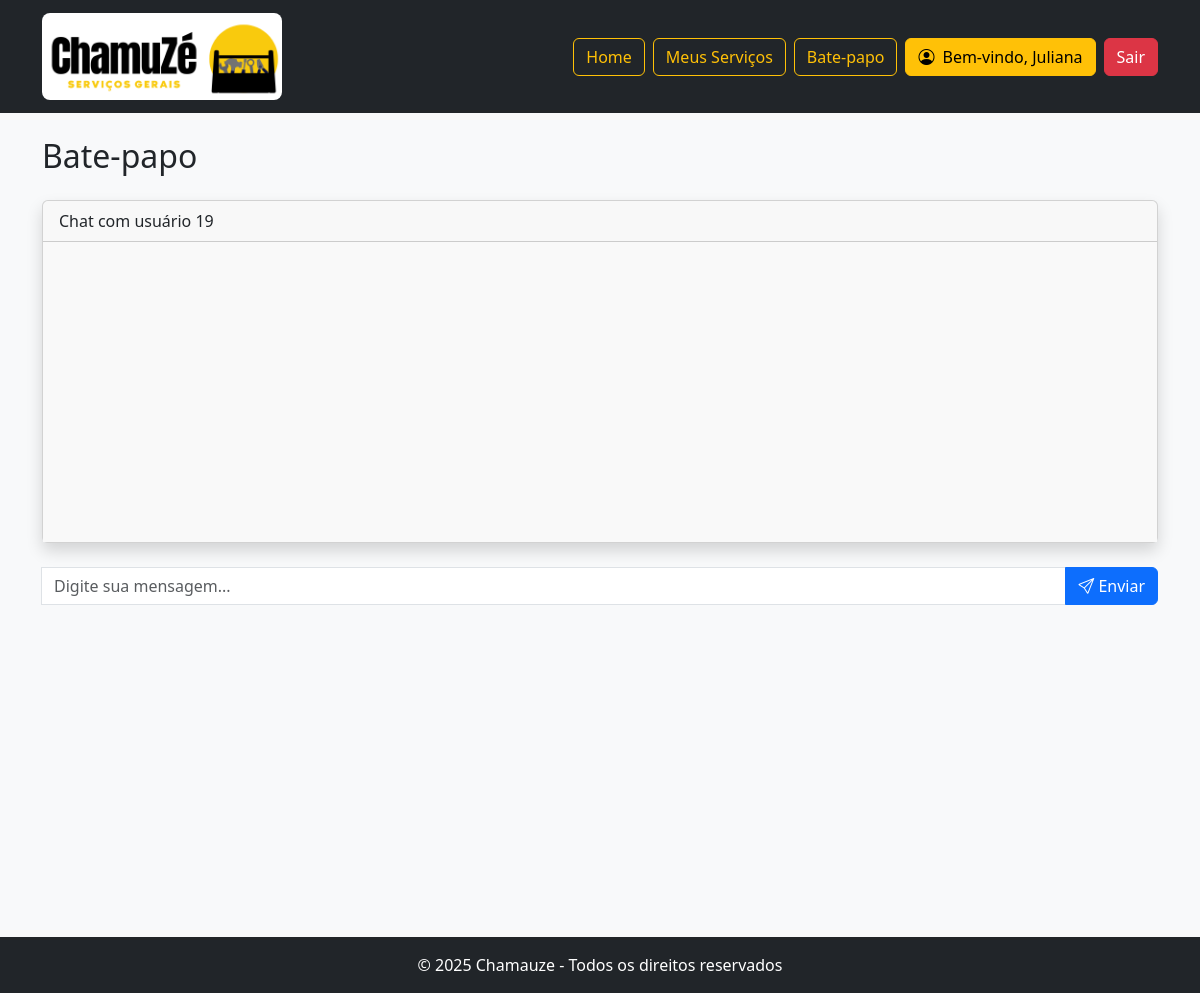
The page /config/chat.php?id_destinatario=19 (signed in) on the database as committed earlier.
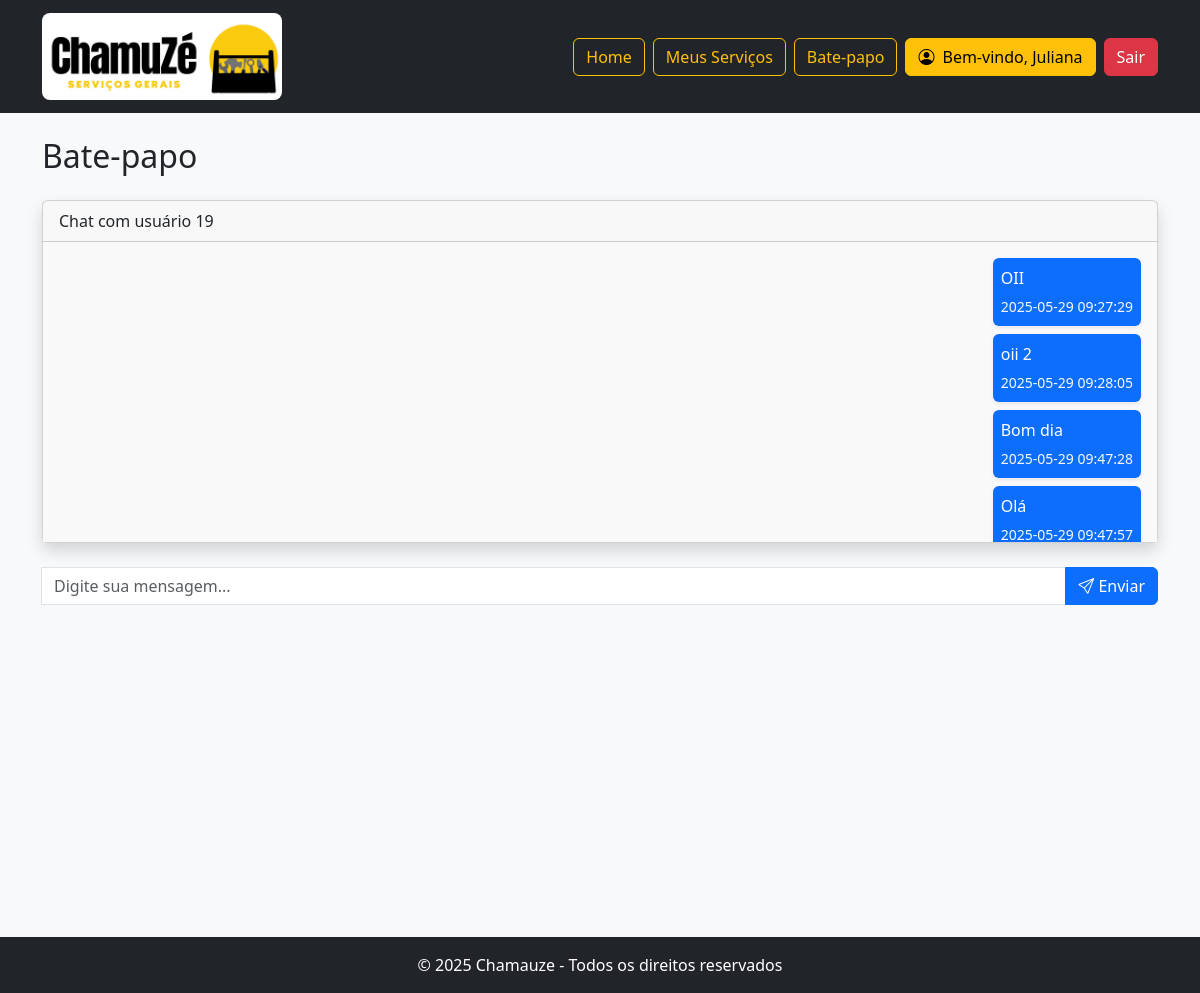
The same page on the database as committed later.
### tables this page shows
CREATE TABLE `mensagem` (
  `id_mensagem` int(11) NOT NULL AUTO_INCREMENT,
  `id_remetente` int(11) NOT NULL,
  `id_destinatario` int(11) NOT NULL,
  `mensagem` text NOT NULL,
  `data_envio` datetime DEFAULT current_timestamp(),
  PRIMARY KEY (`id_mensagem`),
  KEY `id_remetente` (`id_remetente`),
  KEY `id_destinatario` (`id_destinatario`),
  CONSTRAINT `mensagem_ibfk_1` FOREIGN KEY (`id_remetente`) REFERENCES `usuario` (`id_usuario`) ON DELETE CASCADE,
  CONSTRAINT `mensagem_ibfk_2` FOREIGN KEY (`id_destinatario`) REFERENCES `usuario` (`id_usuario`) ON DELETE CASCADE
);

### helpers/biblioteca.php (called while the page is built, shortened)
<?php
$conexao = conectaDB();
function buscarMensagensDoChatNoBanco($id_remetente, $id_destinatario) {
    global $conexao;
    $sql = "SELECT * FROM mensagem
            WHERE (id_remetente = ? AND id_destinatario = ?)
               OR (id_remetente = ? AND id_destinatario = ?)";
    $stmt = $conexao->prepare($sql);
    $stmt->bind_param('iiii', $id_remetente, $id_destinatario, $id_destinatario, $id_remetente);
    $stmt->execute();
    $resultado = $stmt->get_result();
    return $resultado->fetch_all(MYSQLI_ASSOC);
}
?>

### config/chat.php (the view, shortened to what this page needs)
<?php
include "../helpers/biblioteca.php";
if(isset($_GET['id_destinatario'])){
    $id_destinatario = $_GET['id_destinatario'];
}
$id_remetente = $_SESSION['usuario']['id_usuario'];
?>
<!DOCTYPE html>
<html lang="pt-br">
<head>
    <link rel="stylesheet" href="../assets/css/estrelas.css">
    <link href="https://cdn.jsdelivr.net/npm/bootstrap@5.3.3/dist/css/bootstrap.min.css" rel="stylesheet">
    <link rel="stylesheet" href="../assets/css/estilo.css">
    <link rel="stylesheet" href="https://cdn.jsdelivr.net/npm/bootstrap-icons/font/bootstrap-icons.css">
</head>
<body class="bg-light  vh-100">
    <?php include "../header/headerPrestador.php"; ?>
        <?php $mensagens = buscarMensagensDoChatNoBanco($id_remetente, $id_destinatario); ?>
    <main class="container min-vh-100">
        <h2 class="my-4">Bate-papo</h2>
        <div class="card shadow mb-4">
            <div class="card-header">Chat com usuário <?= $id_destinatario ?>
        </div>
         <div class="card-body" id="mensagens" style="height: 300px; overflow-y: auto; background-color: #f9f9f9;">
            <?php foreach ($mensagens as $mensagem): ?>
                <?php if ($mensagem['id_remetente'] == $id_remetente && $mensagem['id_destinatario'] == $id_destinatario): ?>
                    <div class="d-flex justify-content-end mb-2">
                        <div class="p-2 bg-primary text-white rounded shadow-sm" style="max-width: 75%;">
                            <p class="mb-1"><?= $mensagem['mensagem']?></p>
                            <small class="text-light"><?= $mensagem['data_envio'] ?></small>
                        </div>
                    </div>
                <?php endif; ?>
            <?php endforeach; ?>
        </div>
        </div>
        <form id="formChat" class="input-group" action="../controller/chatController.php" method="POST">
            <input type="text" name="mensagem" class="form-control" placeholder="Digite sua mensagem..." required>
            <button class="btn btn-primary" type="submit" name="envio_mensagem"><i class="bi bi-send"></i> Enviar</button>
        </form>
    </main>
    <?php include "../footer.php"; ?>
</body>
</html>

Rows that differ between the two databases and show on the page:
added mensagem: mensagem "OII", data_envio "2025-05-29 09:27:29"
added mensagem: mensagem "oii 2", data_envio "2025-05-29 09:28:05"
added mensagem: mensagem "Bom dia", data_envio "2025-05-29 09:47:28"
added mensagem: mensagem "Olá", data_envio "2025-05-29 09:47:57"
